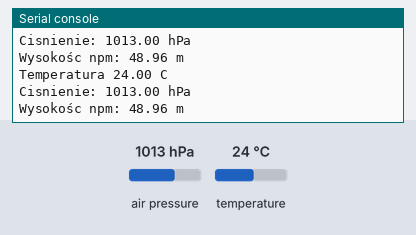
A program run on a simulated CircuitPython board. Parts: the last lines printed to the serial console. The inputs (shaded band) are chosen by the test bench; at power-on: air pressure 1013 hPa, temperature 24 °C.

Above: at 1.2 s.
1.3 s: air pressure set to 952 hPa
At 2.5 s:
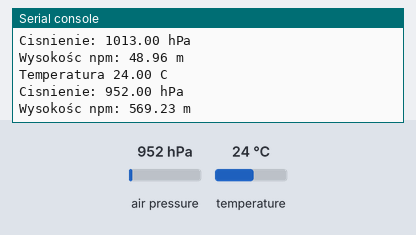
2.8 s: temperature set to 12 °C
At 3.8 s:
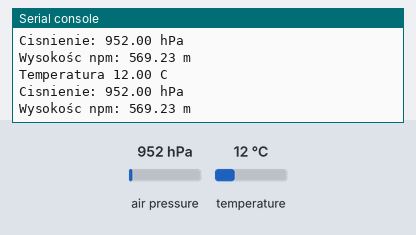
4.3 s: air pressure set to 975 hPa
At 5.8 s:
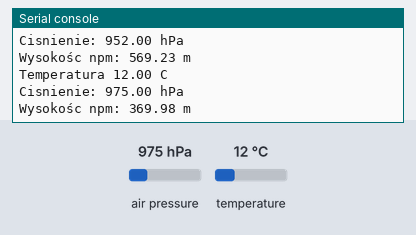
Timing chart, 0 to 7.3 s (numbered marks = the images above; inputs shaded):
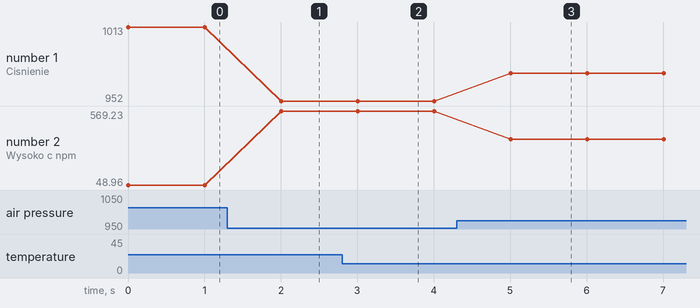

The program:

example_bmp388.py
```python
import board
import busio
import adafruit_bmp3xx
import time
i2c = busio.I2C(board.SCL, board.SDA)

bmp = adafruit_bmp3xx.BMP3XX_I2C(i2c)

bmp.sea_level_pressure = 1018.9

def read_sensor_data():
	temperature = bmp.temperature
	pressure = bmp.pressure
	altitude = bmp.altitude

	print(f"Temperatura {temperature:.2f} C")
	print(f"Cisnienie: {pressure:.2f} hPa")
	print(f"Wysokośc npm: {altitude:.2f} m")
	time.sleep(1)

while True:
	read_sensor_data()
```

Measured:
- after the input at 1.3 s, the serial console: prints a new line after 0.70 s (image 1)
- after the input at 2.8 s, the serial console: prints a new line after 0.20 s (image 2)
- after the input at 4.3 s, the serial console: prints a new line after 0.71 s (image 3)
- plotted number 1: 1013 → 952 after the input at 1.3 s, 952 → 975 after the input at 4.3 s
- plotted number 2: 48.96 → 569.23 after the input at 1.3 s, 569.23 → 369.98 after the input at 4.3 s
